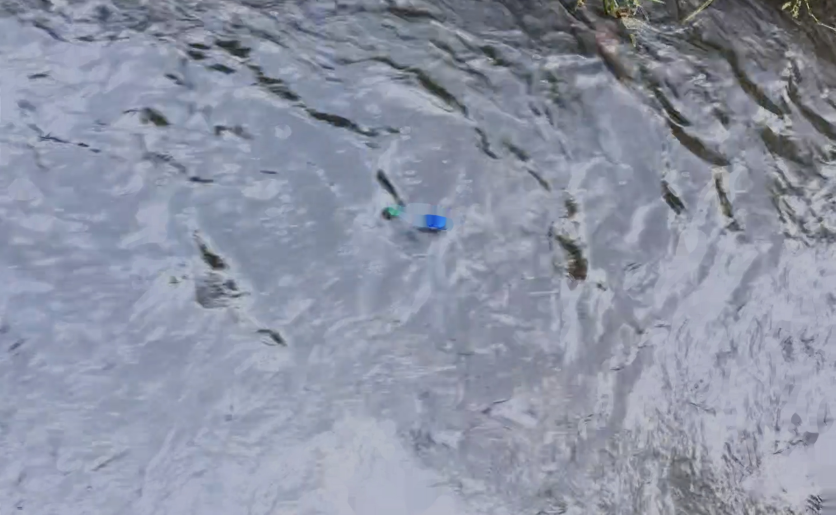
#> input picture color detection/test pics/corrected.jpg, 2506 x 1544 px (shown at 1/3 size)
$ python -i model_5.py   (imports and definitions only)   (older library calls are emulated)
#> lines starting #> are read from the running program, lines starting #| are printed output that depends on the picture
from __future__ import print_function
import cv2
import numpy as np

# [15 lines left out: function CalcRatio, not called in this run]


class countPlastic:
    def __init__(self, capacity = 4):
        # backSub, tracking, and finish region factors
        self.bs_factor = 0.7
        self.tk_factor = 0.55
        self.interval_factor = self.bs_factor - self.tk_factor
        self.finish_factor = 0.85
        # background subtraction object
        self.backSub = cv2.createBackgroundSubtractorMOG2()
        # tracker object
        self.tracker = cv2.MultiTracker_create()
        # result - count since initiation of model
        # count - count since initiation of tracker object
        self.result = 0
        self.count = 0
        # frame width and height
        self.fw = 0
        self.fh = 0
        self.capacity = capacity

    # [229 lines left out: functions update, preprocess_img, color_detection, displayResults, findUniqueObjects, isOverlapped, not called in this run]

>>> import cv2
>>> picture = cv2.imread('test pics/corrected.jpg', cv2.IMREAD_GRAYSCALE)
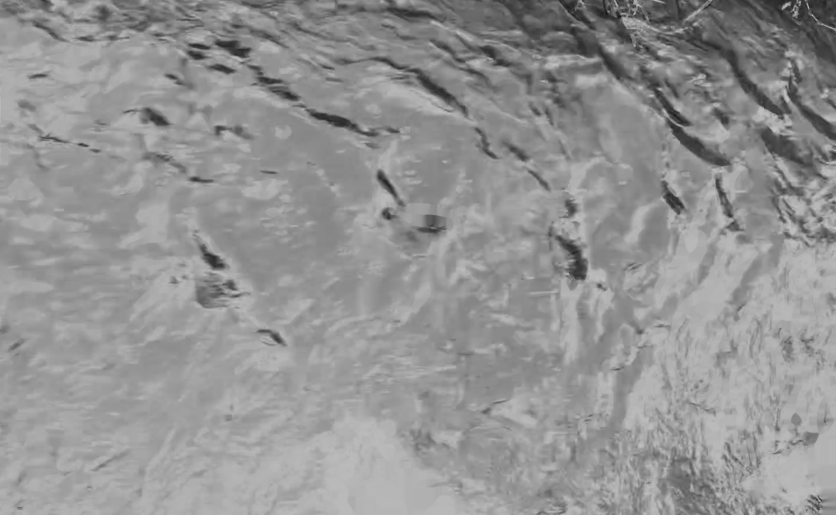
#> picture: shape (1544, 2506) (shown at 1/3 size); min 14, max 236, mean 147.7
>>> result = countPlastic().update(picture)
#> (the run stopped early here; a loop or call above may not have finished)

$ run again, on color detection/test pics/color_3.png
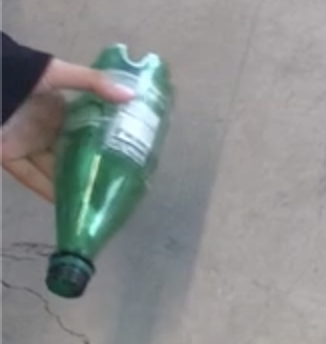
#> input picture color detection/test pics/color_3.png, 326 x 344 px
#> `picture = cv2.imread('test pics/corrected.jpg', cv2.IMREAD_GRAYSCALE)`:
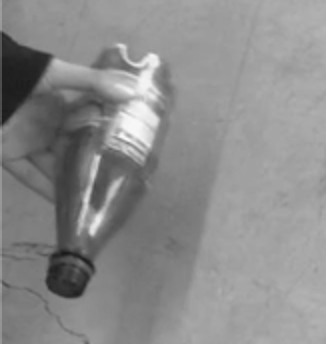
#> picture: shape (344, 326); min 25, max 248, mean 139.6
